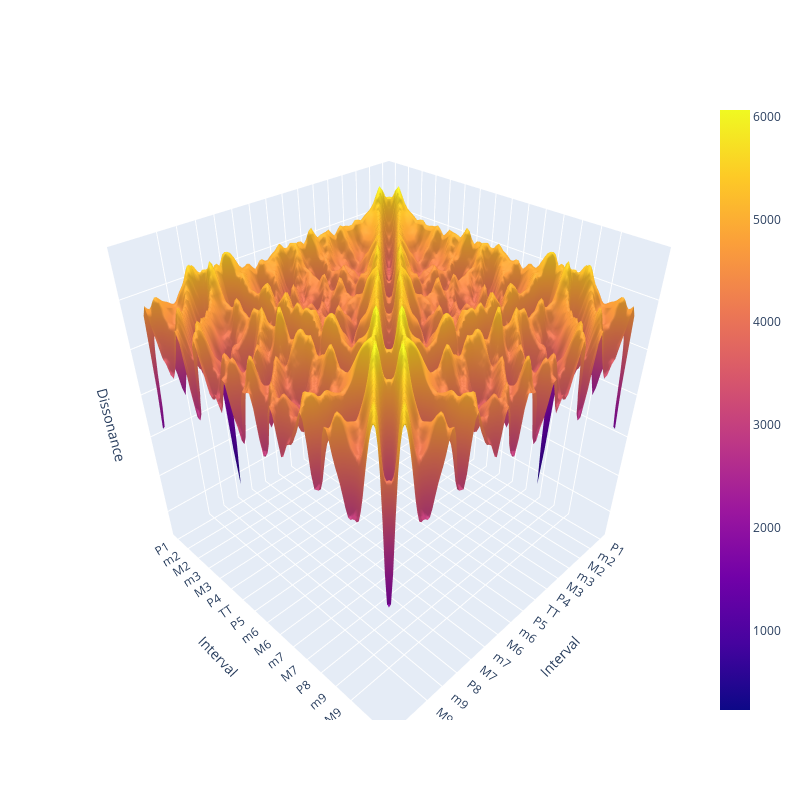

Notebook code cell kept with this figure:
### Markdown cell above
## 3D graph

### Code cell
fig = go.Figure()
fig.add_trace(go.Surface(z=zs, x=xs, y=ys, surfacecolor=(zs ** 2)))

fig.update_layout(
    scene = dict(
        xaxis = dict(
            ticktext=intervals,
            tickvals=interval_vals,
            title_text="Interval",
            type="log"
        ),
        yaxis = dict(
            ticktext=intervals,
            tickvals=interval_vals,
            title_text="Interval",
            type="log"
        ),
        zaxis = dict(showticklabels=False, title="Dissonance"),
    ),
    width=800, height=800,
)
fig.show()

### Figure 1 — Plotly figure (JSON) as saved in the notebook; plotly's stock layout.template omitted (floating-point values rounded to 4 significant figures; data arrays with more than 128 entries replaced by an {"elided": "..."} marker saying what was removed)
{"data": [{"surfacecolor": {"elided": "100x100 float values"}, "type": "surface", "x": [261.6, 265.6, 269.6, 273.5, 277.5, 281.4, 285.4, 289.4, 293.3, 297.3, 301.3, 305.2, 309.2, 313.2, 317.1, 321.1, 325.0, 329.0, 333.0, 336.9, 340.9, 344.9, 348.8, 352.8, 356.8, 360.7, 364.7, 368.7, 372.6, 376.6, 380.5, 384.5, 388.5, 392.4, 396.4, 400.4, 404.3, 408.3, 412.3, 416.2, 420.2, 424.2, 428.1, 432.1, 436.0, 440.0, 444.0, 447.9, 451.9, 455.9, 459.8, 463.8, 467.8, 471.7, 475.7, 479.6, 483.6, 487.6, 491.5, 495.5, 499.5, 503.4, 507.4, 511.4, 515.3, 519.3, 523.3, 527.2, 531.2, 535.1, 539.1, 543.1, 547.0, 551.0, 555.0, 558.9, 562.9, 566.9, 570.8, 574.8, 578.7, 582.7, 586.7, 590.6, 594.6, 598.6, 602.5, 606.5, 610.5, 614.4, 618.4, 622.4, 626.3, 630.3, 634.2, 638.2, 642.2, 646.1, 650.1, 654.1], "y": [261.6, 265.6, 269.6, 273.5, 277.5, 281.4, 285.4, 289.4, 293.3, 297.3, 301.3, 305.2, 309.2, 313.2, 317.1, 321.1, 325.0, 329.0, 333.0, 336.9, 340.9, 344.9, 348.8, 352.8, 356.8, 360.7, 364.7, 368.7, 372.6, 376.6, 380.5, 384.5, 388.5, 392.4, 396.4, 400.4, 404.3, 408.3, 412.3, 416.2, 420.2, 424.2, 428.1, 432.1, 436.0, 440.0, 444.0, 447.9, 451.9, 455.9, 459.8, 463.8, 467.8, 471.7, 475.7, 479.6, 483.6, 487.6, 491.5, 495.5, 499.5, 503.4, 507.4, 511.4, 515.3, 519.3, 523.3, 527.2, 531.2, 535.1, 539.1, 543.1, 547.0, 551.0, 555.0, 558.9, 562.9, 566.9, 570.8, 574.8, 578.7, 582.7, 586.7, 590.6, 594.6, 598.6, 602.5, 606.5, 610.5, 614.4, 618.4, 622.4, 626.3, 630.3, 634.2, 638.2, 642.2, 646.1, 650.1, 654.1], "z": {"elided": "100x100 float values"}}], "layout": {"height": 800, "scene": {"xaxis": {"ticktext": ["P1", "m2", "M2", "m3", "M3", "P4", "TT", "P5", "m6", "M6", "m7", "M7", "P8", "m9", "M9"], "tickvals": [261.6, 277.2, 293.7, 311.1, 329.6, 349.2, 370.0, 392.0, 415.3, 440, 466.2, 493.9, 523.3, 554.4, 587.3], "title": {"text": "Interval"}, "type": "log"}, "yaxis": {"ticktext": ["P1", "m2", "M2", "m3", "M3", "P4", "TT", "P5", "m6", "M6", "m7", "M7", "P8", "m9", "M9"], "tickvals": [261.6, 277.2, 293.7, 311.1, 329.6, 349.2, 370.0, 392.0, 415.3, 440, 466.2, 493.9, 523.3, 554.4, 587.3], "title": {"text": "Interval"}, "type": "log"}, "zaxis": {"showticklabels": false, "title": {"text": "Dissonance"}}}, "width": 800}}
